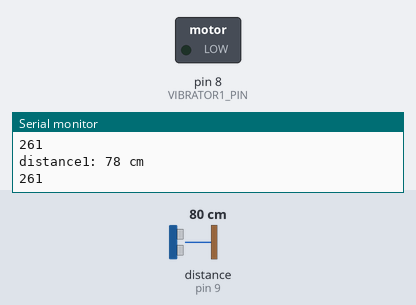
Bench run of a sketch on a simulated Arduino Uno, built with avr-gcc and run on an emulated ATmega328P. On the bench: switched loads named in the sketch (green lamp = pin HIGH), the last lines printed to the serial monitor. Wiring (inferred from the names in the program): ultrasonic range finder: trigger pin 10; echo pin 9. Dashed ring = blinking. The test bench sets the inputs (shaded band); at power-on: distance to the obstacle (sensor on pin 9) 80 cm. The echo pulse lasts 58.3 µs per cm; pins used as bus, display or sensor lines are not drawn.

Above: at 1.2 s.
1.3 s: distance to the obstacle (sensor on pin 9) set to 2 cm
At 1.61 s:
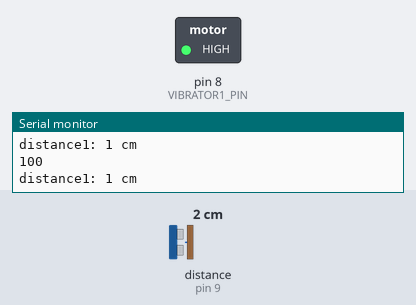
4.3 s: distance to the obstacle (sensor on pin 9) set to 35 cm
At 4.77 s:
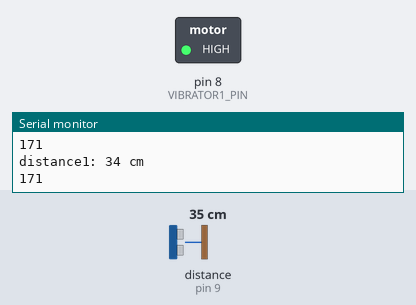
Timing chart, 0 to 13.3 s (numbered marks = the images above; inputs shaded):
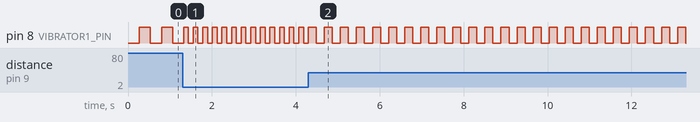

The sketch:

PeriodicallyVibrate1.ino
```cpp
#define TRIG1_PIN 10
#define ECHO1_PIN 9
#define VIBRATOR1_PIN 8

long duration1;
int16_t distance1;
int16_t currentPeriod1;

bool currentVibrator1State = LOW;
int32_t vibrator1StartedTime = 0;

int32_t currentTime;

int16_t vibrationPeriods[] = {100, 171, 214, 261, 333, -1};

void setup() {
  pinMode(VIBRATOR1_PIN, OUTPUT);
  pinMode(TRIG1_PIN, OUTPUT);
  pinMode(ECHO1_PIN, INPUT);
  Serial.begin(9600);
}

void loop() {
  // Vibrator 1:
  digitalWrite(TRIG1_PIN, LOW);
  delayMicroseconds(2);

  digitalWrite(TRIG1_PIN, HIGH);
  delayMicroseconds(10);
  digitalWrite(TRIG1_PIN, LOW);

  duration1  = pulseIn(ECHO1_PIN, HIGH);

  distance1 = duration1 * 0.017;

  Serial.print("distance1: ");
  Serial.print(distance1);
  Serial.println(" cm");


  if(distance1 < 100) {
    currentPeriod1 = vibrationPeriods[distance1/20];
  } else if(distance1 > 105) {
    currentPeriod1 = -1;
  }
  Serial.println(currentPeriod1);

  if(currentPeriod1 == -1) {
    currentVibrator1State = LOW;
    digitalWrite(VIBRATOR1_PIN, LOW);
    vibrator1StartedTime = 0;
  } else {
    currentTime = millis();
    if(currentTime >= vibrator1StartedTime + currentPeriod1) {
      currentVibrator1State = !currentVibrator1State;
      digitalWrite(VIBRATOR1_PIN, currentVibrator1State);
      vibrator1StartedTime = currentTime;
    }
  }

}
```

Measured:
- after the input at 1.3 s, pin 8 (VIBRATOR1_PIN): alternates HIGH for 0.11 s and LOW for 0.11 s, starting after 0.14 s
- after the input at 4.3 s, pin 8 (VIBRATOR1_PIN): alternates HIGH for 0.19 s and LOW for 0.19 s, starting after 0.19 s
- by itself, pin 8 (VIBRATOR1_PIN): alternates HIGH for 0.26 s and LOW for 0.26 s
